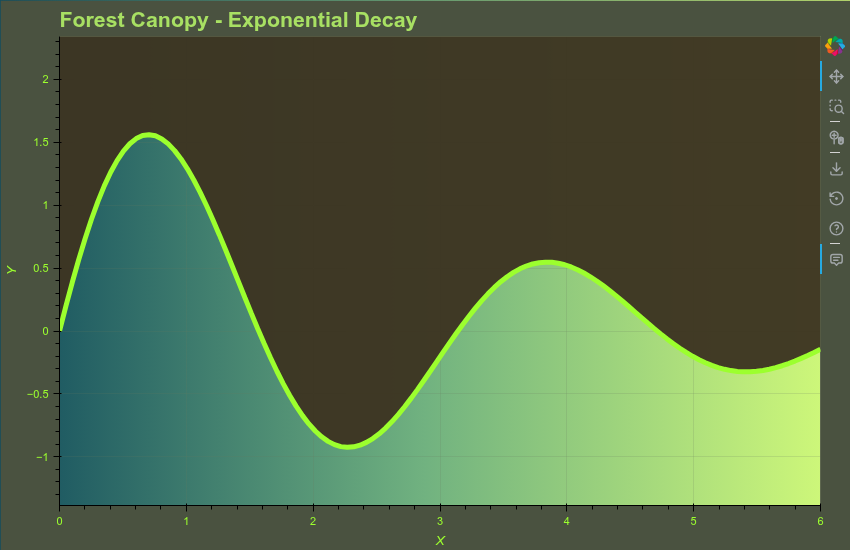

Generate this figure with Python:
import numpy as np
from bokeh_rocks import save_plot, create_gradient_masked_plot
from bokeh.plotting import show
x_forest = np.linspace(0, 6, 120)
y_forest = np.exp(-x_forest/3) * np.sin(x_forest * 2) * 2

forest_plot = create_gradient_masked_plot(
    x_data=x_forest,
    y_data=y_forest,
    gradient_colors=["#134e5e 0%", "#71b280 50%", "#d4fc79 100%"],
    gradient_direction="to right",  # Horizontal
    mask_color="#3d3522",
    line_color="#9cff2e",
    line_width=5,
    title="Forest Canopy - Exponential Decay",
    width=850,
    height=550,
    border_color="#4a5240",
    grid_color="#6b7a5f",
    grid_alpha=0.18,
    title_color="#a8e063"
)
show(forest_plot)

save_plot(forest_plot, "output/area_08")  
